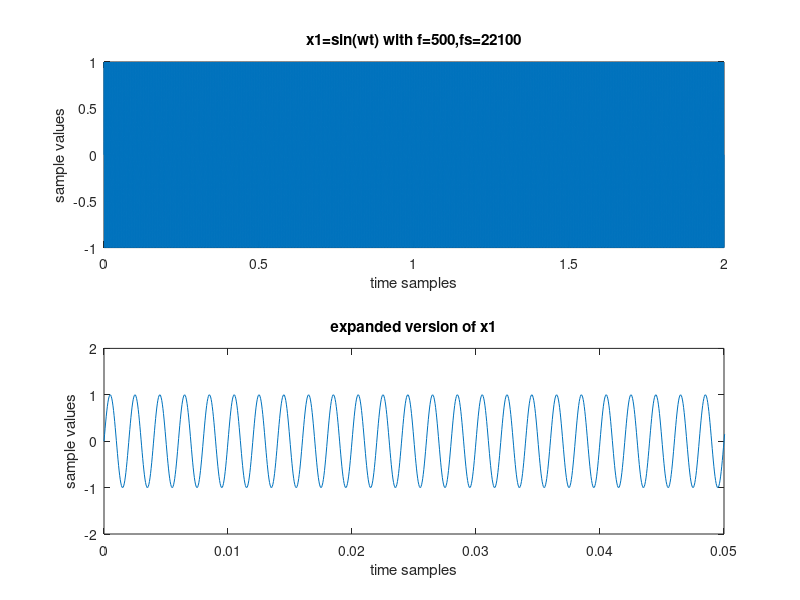
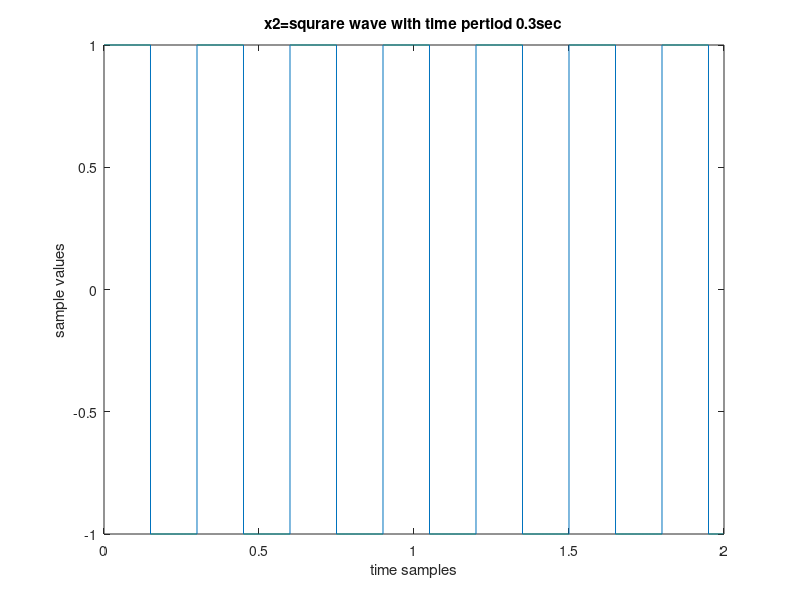
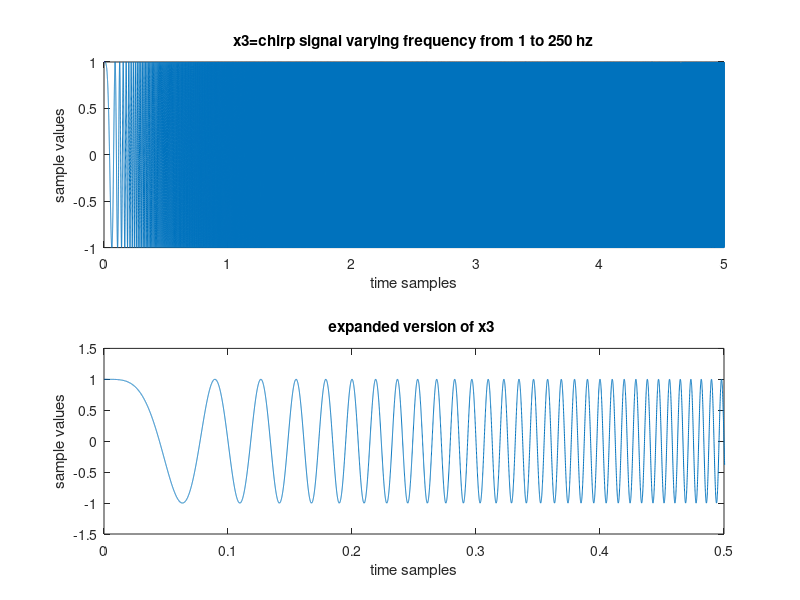
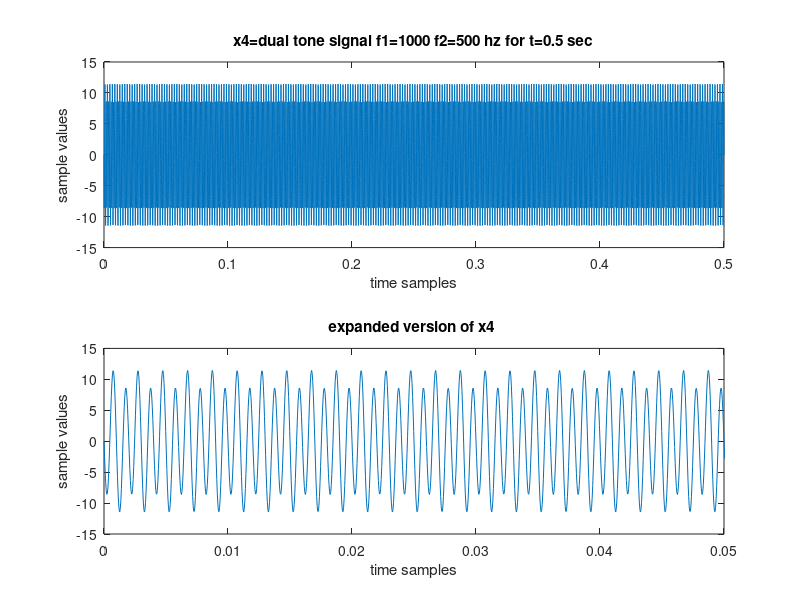

Reproduce these figures in MATLAB, in order.
clc
close all;
clear all;

f=500;
fs=22100;
T=0.3;
t=0:(1/fs):2;

%sin wave----

x1=sin(2*pi*f*t);

figure;
subplot(2,1,1)
plot(t,x1)
title('x1=sin(wt) with f=500,fs=22100')
xlabel('time samples')
ylabel('sample values')
subplot(2,1,2)
plot(t,x1)
title('expanded version of x1')
xlabel('time samples')
ylabel('sample values')
axis([0 0.05 -2 2])
pause(3)
sound(x1,fs)


%square wave----

x2 = square(t/T*2*pi);
figure;
plot(t,x2)
title('x2=squrare wave with time pertiod 0.3sec')
xlabel('time samples')
ylabel('sample values')

pause(3)

sound(x2,fs)


%---chirp signal--

t1 = 0:1/fs:5;
x3 = chirp(t1,0,1,250);


figure;
subplot(2,1,1)
plot(t1,x3)
title('x3=chirp signal varying frequency from 1 to 250 hz')
xlabel('time samples')
ylabel('sample values')

subplot(2,1,2)
plot(t1,x3)
title('expanded version of x3 ')
xlabel('time samples')
ylabel('sample values')
axis([0 0.5 -1.5 1.5])

pause(5)

sound(x3,fs)


%dual tone signal
t2=0:1/fs:0.5;
f1=1000;
f2=500;
y1=-10*sin(2*pi*t2*f1);
y2=2*sin(2*pi*t2*f2);

x4=y1+y2;


figure;
subplot(2,1,1)
plot(t2,x4)
title('x4=dual tone signal f1=1000 f2=500 hz for t=0.5 sec')
xlabel('time samples')
ylabel('sample values')
subplot(2,1,2)
plot(t2,x4)
title('expanded version of x4 ')
xlabel('time samples')
ylabel('sample values')
axis([0 0.05 -15 15])

pause(5)
sound(x4,fs)










